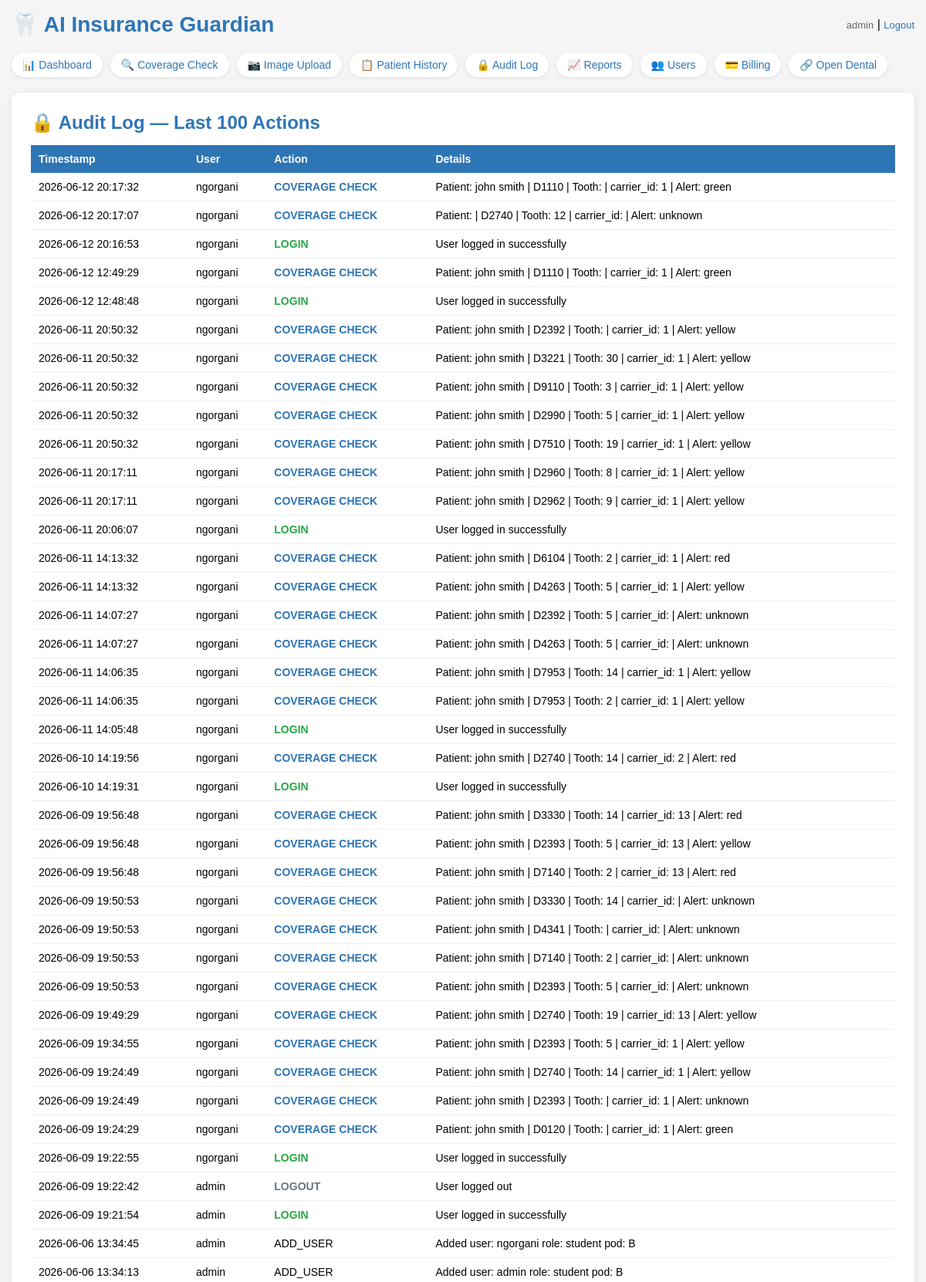
The app's page /audit (signed in, upper part) with its own data.
### tables this page shows
CREATE TABLE users (
            id INTEGER PRIMARY KEY,
            username TEXT UNIQUE NOT NULL,
            password TEXT NOT NULL,
            role TEXT DEFAULT 'staff'
        , pod TEXT DEFAULT NULL, year_level TEXT DEFAULT NULL, full_name TEXT DEFAULT NULL);

CREATE TABLE audit_log (id INTEGER PRIMARY KEY, username TEXT, action TEXT, details TEXT, timestamp TEXT);

### app.py (the view)
@app.route("/audit")
@login_required
def audit():
    conn = get_db()
    cursor = conn.cursor()
    cursor.execute("SELECT * FROM audit_log ORDER BY timestamp DESC LIMIT 100")
    records = cursor.fetchall()
    conn.close()
    return render_template("audit.html", records=records)

### app.py (called while the page is built)
def get_db():
    conn = sqlite3.connect("insurance_guardian.db")
    conn.row_factory = sqlite3.Row
    return conn

@login_manager.user_loader
def load_user(user_id):
    conn = get_db()
    cursor = conn.cursor()
    cursor.execute("SELECT id, username, role, pod, year_level, full_name FROM users WHERE id = ?", (user_id,))
    row = cursor.fetchone()
    conn.close()
    if row:
        return User(row[0], row[1], row[2], row[3], row[4], row[5])
    return None

### templates/audit.html (shortened to what this page needs)
<!DOCTYPE html>
<html>
<head>
</head>
<body>
    <div class="header">
        <h1>🦷 AI Insurance Guardian</h1>
        <div>
            <span class="user-info">{{ current_user.username }}</span> |
            <a href="/logout" class="logout">Logout</a>
        </div>
    </div>
    <div class="nav">
        <a href="/dashboard" class="active">📊 Dashboard</a>
        <a href="/">🔍 Coverage Check</a>
        <a href="/upload">📷 Image Upload</a>
        <a href="/history">📋 Patient History</a>
        <a href="/audit">🔒 Audit Log</a>
        <a href="/reports">📈 Reports</a>
        <a href="/users">👥 Users</a>
        <a href="/billing">💳 Billing</a>
        <a href="/opendental">🔗 Open Dental</a>
    </div>
    <div class="results-box">
        <h2>🔒 Audit Log — Last 100 Actions</h2>
        <table>
            <tr>
                <th>Timestamp</th>
                <th>User</th>
                <th>Action</th>
                <th>Details</th>
            </tr>
            {% for record in records %}
            <tr>
                <td>{{ record[4] }}</td>
                <td>{{ record[1] }}</td>
                <td>
                    {% if record[2] == 'LOGIN' %}<span class="action-login">LOGIN</span>
                    {% elif record[2] == 'LOGOUT' %}<span class="action-logout">LOGOUT</span>
                    {% elif record[2] == 'COVERAGE_CHECK' %}<span class="action-check">COVERAGE CHECK</span>
                    {% elif record[2] == 'FAILED_LOGIN' %}<span class="action-failed">FAILED LOGIN</span>
                    {% else %}{{ record[2] }}{% endif %}
                </td>
                <td>{{ record[3] }}</td>
            </tr>
            {% endfor %}
        </table>
    </div>
</body>
</html>

### templates/audit.html (style rules this page uses)
* { box-sizing: border-box; margin: 0; padding: 0; }
body { font-family: Arial, sans-serif; background-color: #f5f5f5; padding: 15px; }
.header { display: flex; justify-content: space-between; align-items: center; margin-bottom: 20px; flex-wrap: wrap; gap: 10px; }
h1 { color: #2E75B6; font-size: clamp(20px, 4vw, 28px); }
.nav { display: flex; flex-wrap: wrap; gap: 10px; margin-bottom: 20px; }
.nav a { color: #2E75B6; text-decoration: none; font-size: 14px; background: white; padding: 8px 14px; border-radius: 20px; box-shadow: 0 1px 4px rgba(0,0,0,0.1); }
.user-info { color: #666; font-size: 13px; }
.logout { color: #2E75B6; text-decoration: none; font-size: 13px; }
.results-box { background: white; padding: 25px; border-radius: 10px; box-shadow: 0 2px 10px rgba(0,0,0,0.1); }
.results-box h2 { color: #2E75B6; margin-bottom: 15px; }
table { width: 100%; border-collapse: collapse; font-size: 14px; }
th { background: #2E75B6; color: white; padding: 10px; text-align: left; }
td { padding: 10px; border-bottom: 1px solid #eee; }
.action-login { color: #28a745; font-weight: bold; }
.action-logout { color: #6c757d; font-weight: bold; }
.action-check { color: #2E75B6; font-weight: bold; }

### records on screen
users: username "admin"
audit_log: timestamp "2026-06-12 20:17:32", username "ngorgani", action "COVERAGE CHECK", details "Patient: john smith | D1110 | Tooth: | carrier_id: 1 | Alert: green"
audit_log: timestamp "2026-06-12 20:17:07", username "ngorgani", action "COVERAGE CHECK", details "Patient: | D2740 | Tooth: 12 | carrier_id: | Alert: unknown"
audit_log: timestamp "2026-06-12 20:16:53", username "ngorgani", action "LOGIN", details "User logged in successfully"
audit_log: timestamp "2026-06-12 12:49:29", username "ngorgani", action "COVERAGE CHECK", details "Patient: john smith | D1110 | Tooth: | carrier_id: 1 | Alert: green"
audit_log: timestamp "2026-06-12 12:48:48", username "ngorgani", action "LOGIN", details "User logged in successfully"
audit_log: timestamp "2026-06-11 20:50:32", username "ngorgani", action "COVERAGE CHECK", details "Patient: john smith | D2392 | Tooth: | carrier_id: 1 | Alert: yellow"
audit_log: timestamp "2026-06-11 20:50:32", username "ngorgani", action "COVERAGE CHECK", details "Patient: john smith | D3221 | Tooth: 30 | carrier_id: 1 | Alert: yellow"
audit_log: timestamp "2026-06-11 20:50:32", username "ngorgani", action "COVERAGE CHECK", details "Patient: john smith | D9110 | Tooth: 3 | carrier_id: 1 | Alert: yellow"
audit_log: timestamp "2026-06-11 20:50:32", username "ngorgani", action "COVERAGE CHECK", details "Patient: john smith | D2990 | Tooth: 5 | carrier_id: 1 | Alert: yellow"
audit_log: timestamp "2026-06-11 20:50:32", username "ngorgani", action "COVERAGE CHECK", details "Patient: john smith | D7510 | Tooth: 19 | carrier_id: 1 | Alert: yellow"
audit_log: timestamp "2026-06-11 20:17:11", username "ngorgani", action "COVERAGE CHECK", details "Patient: john smith | D2960 | Tooth: 8 | carrier_id: 1 | Alert: yellow"
audit_log: timestamp "2026-06-11 20:17:11", username "ngorgani", action "COVERAGE CHECK", details "Patient: john smith | D2962 | Tooth: 9 | carrier_id: 1 | Alert: yellow"
audit_log: timestamp "2026-06-11 20:06:07", username "ngorgani", action "LOGIN", details "User logged in successfully"
audit_log: timestamp "2026-06-11 14:13:32", username "ngorgani", action "COVERAGE CHECK", details "Patient: john smith | D6104 | Tooth: 2 | carrier_id: 1 | Alert: red"
audit_log: timestamp "2026-06-11 14:13:32", username "ngorgani", action "COVERAGE CHECK", details "Patient: john smith | D4263 | Tooth: 5 | carrier_id: 1 | Alert: yellow"
audit_log: timestamp "2026-06-11 14:07:27", username "ngorgani", action "COVERAGE CHECK", details "Patient: john smith | D2392 | Tooth: 5 | carrier_id: | Alert: unknown"
audit_log: timestamp "2026-06-11 14:07:27", username "ngorgani", action "COVERAGE CHECK", details "Patient: john smith | D4263 | Tooth: 5 | carrier_id: | Alert: unknown"
audit_log: timestamp "2026-06-11 14:06:35", username "ngorgani", action "COVERAGE CHECK", details "Patient: john smith | D7953 | Tooth: 14 | carrier_id: 1 | Alert: yellow"
audit_log: timestamp "2026-06-11 14:06:35", username "ngorgani", action "COVERAGE CHECK", details "Patient: john smith | D7953 | Tooth: 2 | carrier_id: 1 | Alert: yellow"
audit_log: timestamp "2026-06-11 14:05:48", username "ngorgani", action "LOGIN", details "User logged in successfully"
audit_log: timestamp "2026-06-10 14:19:56", username "ngorgani", action "COVERAGE CHECK", details "Patient: john smith | D2740 | Tooth: 14 | carrier_id: 2 | Alert: red"
audit_log: timestamp "2026-06-10 14:19:31", username "ngorgani", action "LOGIN", details "User logged in successfully"
audit_log: timestamp "2026-06-09 19:56:48", username "ngorgani", action "COVERAGE CHECK", details "Patient: john smith | D3330 | Tooth: 14 | carrier_id: 13 | Alert: red"
audit_log: timestamp "2026-06-09 19:56:48", username "ngorgani", action "COVERAGE CHECK", details "Patient: john smith | D2393 | Tooth: 5 | carrier_id: 13 | Alert: yellow"
audit_log: timestamp "2026-06-09 19:56:48", username "ngorgani", action "COVERAGE CHECK", details "Patient: john smith | D7140 | Tooth: 2 | carrier_id: 13 | Alert: red"
audit_log: timestamp "2026-06-09 19:50:53", username "ngorgani", action "COVERAGE CHECK", details "Patient: john smith | D3330 | Tooth: 14 | carrier_id: | Alert: unknown"
audit_log: timestamp "2026-06-09 19:50:53", username "ngorgani", action "COVERAGE CHECK", details "Patient: john smith | D4341 | Tooth: | carrier_id: | Alert: unknown"
audit_log: timestamp "2026-06-09 19:50:53", username "ngorgani", action "COVERAGE CHECK", details "Patient: john smith | D7140 | Tooth: 2 | carrier_id: | Alert: unknown"
audit_log: timestamp "2026-06-09 19:50:53", username "ngorgani", action "COVERAGE CHECK", details "Patient: john smith | D2393 | Tooth: 5 | carrier_id: | Alert: unknown"
audit_log: timestamp "2026-06-09 19:49:29", username "ngorgani", action "COVERAGE CHECK", details "Patient: john smith | D2740 | Tooth: 19 | carrier_id: 13 | Alert: yellow"
audit_log: timestamp "2026-06-09 19:34:55", username "ngorgani", action "COVERAGE CHECK", details "Patient: john smith | D2393 | Tooth: 5 | carrier_id: 1 | Alert: yellow"
audit_log: timestamp "2026-06-09 19:24:49", username "ngorgani", action "COVERAGE CHECK", details "Patient: john smith | D2740 | Tooth: 14 | carrier_id: 1 | Alert: yellow"
audit_log: timestamp "2026-06-09 19:24:49", username "ngorgani", action "COVERAGE CHECK", details "Patient: john smith | D2393 | Tooth: | carrier_id: 1 | Alert: unknown"
audit_log: timestamp "2026-06-09 19:24:29", username "ngorgani", action "COVERAGE CHECK", details "Patient: john smith | D0120 | Tooth: | carrier_id: 1 | Alert: green"
audit_log: timestamp "2026-06-09 19:22:55", username "ngorgani", action "LOGIN", details "User logged in successfully"
audit_log: timestamp "2026-06-09 19:22:42", username "admin", action "LOGOUT", details "User logged out"
audit_log: timestamp "2026-06-09 19:21:54", username "admin", action "LOGIN", details "User logged in successfully"
audit_log: timestamp "2026-06-06 13:34:45", username "admin", action "ADD_USER", details "Added user: ngorgani role: student pod: B"
audit_log: timestamp "2026-06-06 13:34:13", username "admin", action "ADD_USER", details "Added user: admin role: student pod: B"
